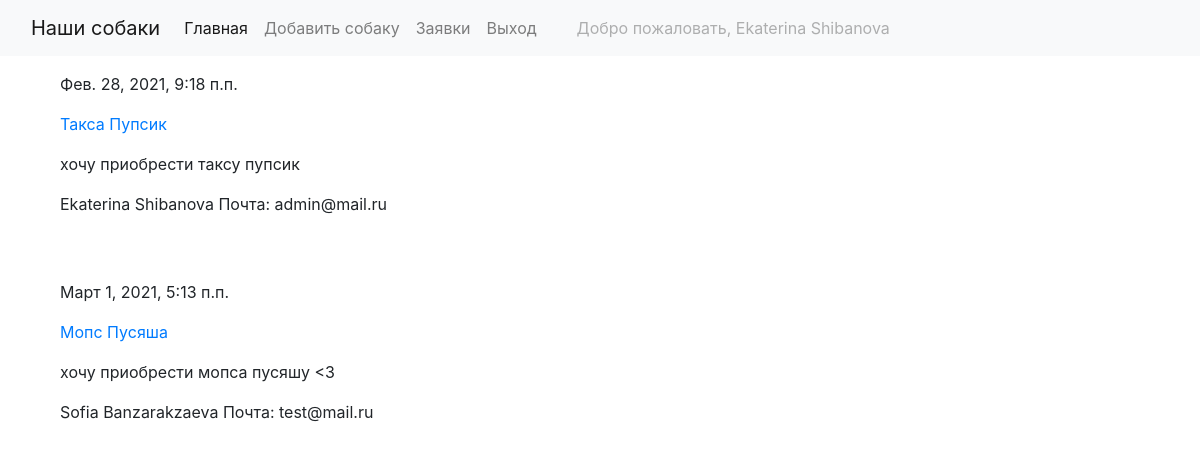
The page /deals/ (signed in) on the database its author committed.
### blog/models.py (models this page shows, shortened)
class Deals(models.Model):
    client = models.ForeignKey(User, verbose_name='Клиент', on_delete=models.PROTECT, null=False)
    dogs = models.ForeignKey('Dogs', verbose_name='Собака', on_delete=models.PROTECT, null=False)
    additionalInfo = models.TextField(verbose_name='Дополнительная информация', blank=True)
    date = models.DateTimeField(verbose_name='Дата покупки',
                                auto_now_add=True)
    class Meta:
        verbose_name = 'Заявка на покупку'
        verbose_name_plural = 'Заявки на покупку'
        ordering = ['date']

class Dogs(models.Model):
    dogName = models.CharField(verbose_name='Имя',
                               max_length=50)
    description = models.TextField(verbose_name='Описание',
                                   blank=True)
    weight = models.FloatField(verbose_name='Вес',
                               blank=False)
    height = models.FloatField(verbose_name='Рост',
                               blank=False)
    age = models.FloatField(verbose_name='Возраст', blank=False)
    price = models.FloatField(verbose_name="Цена")
    photo = models.ImageField(verbose_name='Изображения',
                              upload_to='photos/%Y/%m/%d/', blank=True)
    character = models.ManyToManyField('Characters', verbose_name='Черты характера', blank=True)
    class Meta:
        verbose_name = 'Собака'
        verbose_name_plural = 'Собаки'

### blog/views.py (the view)
# urls.py: path('deals/', get_deals, name='deals'),
def get_deals(request):
    if request.user.is_staff:
        deals = Deals.objects.all()
    else:
        deals = Deals.objects.all().filter(client=request.user)
    context = {
        'deals': deals
    }
    return render(request, template_name='blog/deals.html', context=context)

### templates/blog/deals.html
{% extends "layout/base.html" %}
{% block content %}
    {% for deal in deals %}
        <p>{{ deal.date}}</p>
        <p><a href="{% url 'by_dog' deal.dogs.pk %}">{{ deal.dogs.dogName }}</a></p>
        <p>{{ deal.additionalInfo }}</p>
        {% if user.is_staff %}
            <p>{{ deal.client.first_name}} {{ deal.client.last_name }} Почта: {{ deal.client.email }}</p><br><br>
        {% endif %}
    {% endfor %}
{% endblock %}

### templates/layout/base.html (shortened to what this page needs)
<!DOCTYPE html>
<html lang="en">
<head>
    <link rel="stylesheet" href="https://stackpath.bootstrapcdn.com/bootstrap/4.1.3/css/bootstrap.min.css">
</head>
<body>
<nav class="navbar navbar-expand-lg navbar-light bg-light">
<div class="container-fluid">
    <a class="navbar-brand" href="#">Наши собаки</a>
    <div class="collapse navbar-collapse" id="navbarSupportedContent">
      <ul class="navbar-nav me-auto mb-2 mb-lg-0">
        <li class="nav-item">
          <a class="nav-link active" aria-current="page" href="{% url 'index' %}">Главная</a>
        </li>
          {% if user.is_staff %}
       <li class="nav-item">
          <a class="nav-link" href="{% url 'add' %}">Добавить собаку</a>
        </li>
      {% endif %}
      {% if user.is_authenticated %}
      <li class="nav-item">
          <a class="nav-link" href="{% url 'deals' %}">Заявки</a>
        </li>
      <li class="nav-item">
          <a class="nav-link" href="{% url 'logout' %}">Выход</a>
        </li>
      <li class="nav-item">
          <a class="nav-link disabled ml-4" href="#" tabindex="-1" aria-disabled="true">Добро пожаловать, {{ user.first_name }} {{ user.last_name }}</a>
        </li>
      {% endif %}
      </ul>
    </div>
</div>
</nav>
<div class="container mt-3">
 <div class="col-md-9">
    <section>
        {% block content %}
        {% endblock %}
    </section>
 </div>
</div>
</body>
</html>

### rows shown on the page
Deals: date "Фев. 28, 2021, 9:18 п.п.", dogs.dogName "Такса Пупсик", additionalInfo "хочу приобрести таксу пупсик", client.first_name "Ekaterina", client.last_name "Shibanova", client.email "admin@mail.ru"
Deals: date "Март 1, 2021, 5:13 п.п.", dogs.dogName "Мопс Пусяша", additionalInfo "хочу приобрести мопса пусяшу <3", client.first_name "Sofia", client.last_name "Banzarakzaeva", client.email "test@mail.ru"

### other values the page prints
{{ user.first_name }} "Ekaterina"
{{ user.last_name }} "Shibanova"
